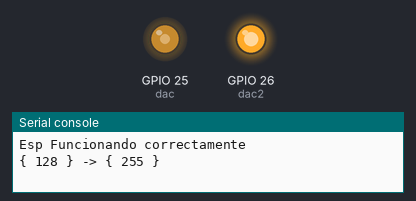
This program was run on a simulated ESP32 board running MicroPython. Shown: output pins drawn as LEDs (lit = HIGH), the last lines printed to the serial console.

Above: at 0.05 s.
At 2.35 s:
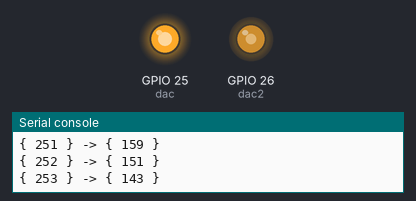
At 4.7 s:
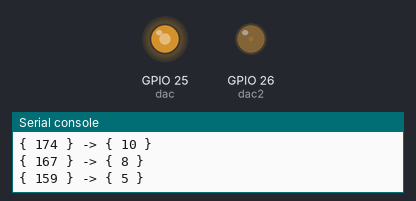
At 9.4 s:
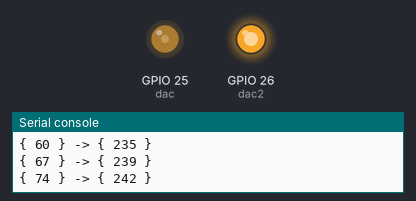
Timing chart, 0 to 13.0 s (numbered marks = the images above):
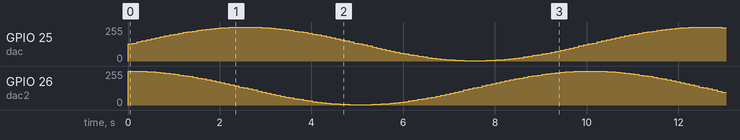

The program:

esp32twodactest.py
```python
import math
from machine import DAC
from machine import Pin
import time
#los pines estan ajustados a GPIO y no a las etiquetas internas.
print("Esp Funcionando correctamente")

buf = bytearray(100)
buf2 = bytearray(100)
dac = DAC(Pin(25, Pin.OUT))
dac2= DAC(Pin(26, Pin.OUT))

for i in range(len(buf)):
    buf[i] = 128 + int(127 * math.sin(2 * math.pi * i / len(buf)))
    buf2[i]= 128 + int(127 * math.cos(2 * math.pi * i / len(buf)))

    #print(buf[i])
    #dac.write(buf[i])
test_count=0
flag= False
while flag==False:
    for i in range(len(buf)):
        print("{",buf[i],"}", "->","{",buf2[i],"}")
        dac.write(buf[i])
        dac2.write(buf2[i])
        time.sleep(0.1)
        test_count=test_count+1
        if test_count==9000:
            flag=True


#dac.write_timed(buf, 400 * len(buf), mode=DAC.CIRCULAR)
```
